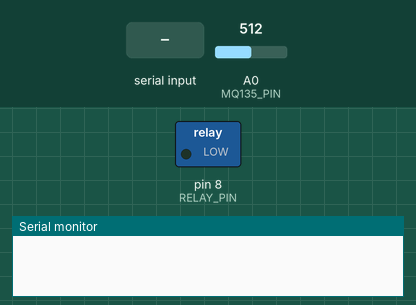
Recording of a program running on a simulated Arduino Uno, built with avr-gcc and run on an emulated ATmega328P. On the bench: switched loads named in the program (green lamp = pin HIGH), the last lines printed to the serial monitor. The inputs (shaded band) are chosen by the test bench; at power-on: A0 (MQ135_PIN) = 512.

Above: at 1.2 s.
1.3 s: "ON\n" received over Serial
At 2.0 s:
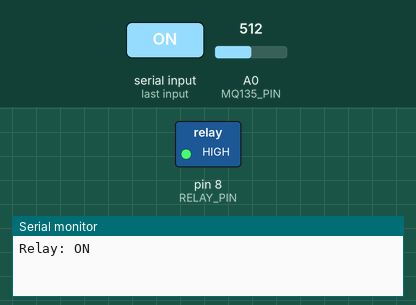
2.8 s: "OFF\n" received over Serial
At 3.2 s:
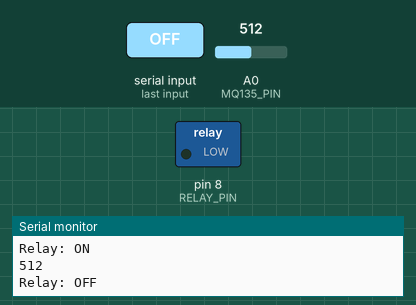
Timing chart, 0 to 5.8 s (numbered marks = the images above; inputs shaded):
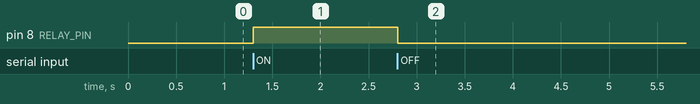

The program:

main.cpp
```cpp
#include <Arduino.h>

const uint8_t MQ135_PIN = A0;
const uint8_t RELAY_PIN = 8;

const unsigned long READ_INTERVAL_MS = 2000;

unsigned long lastReadMs = 0;
String serialBuffer;

void handleSerialCommand(const String &command) {
  if (command == "ON") {
    digitalWrite(RELAY_PIN, HIGH);
    Serial.println(F("Relay: ON"));
  } else if (command == "OFF") {
    digitalWrite(RELAY_PIN, LOW);
    Serial.println(F("Relay: OFF"));
  }
}

void setup() {
  Serial.begin(9600);
  pinMode(RELAY_PIN, OUTPUT);
  digitalWrite(RELAY_PIN, LOW);
}

void loop() {
  while (Serial.available() > 0) {
    const char incoming = static_cast<char>(Serial.read());

    if (incoming == '\n' || incoming == '\r') {
      if (serialBuffer.length() > 0) {
        handleSerialCommand(serialBuffer);
        serialBuffer = "";
      }
    } else {
      serialBuffer += incoming;
    }
  }

  const unsigned long now = millis();
  if (now - lastReadMs >= READ_INTERVAL_MS) {
    lastReadMs = now;

    const int raw = analogRead(MQ135_PIN);
    Serial.println(raw);
  }
}
```

Measured:
- after the input at 1.3 s, pin 8 (RELAY_PIN): LOW → HIGH at once
- after the input at 2.8 s, pin 8 (RELAY_PIN): HIGH → LOW at once
